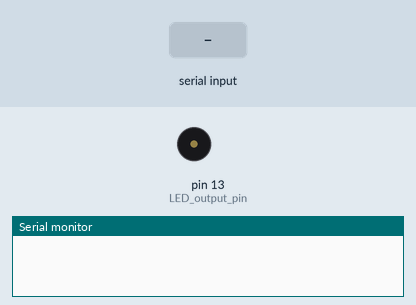
Bench run of a sketch on a simulated Arduino Uno, built with avr-gcc and run on an emulated ATmega328P. Shown: buzzer (waves = sounding), the last lines printed to the serial monitor. The test bench sets the inputs (shaded band).

Above: at 1.2 s.
1.3 s: "90,45\n" received over the second serial link
At 1.43 s:
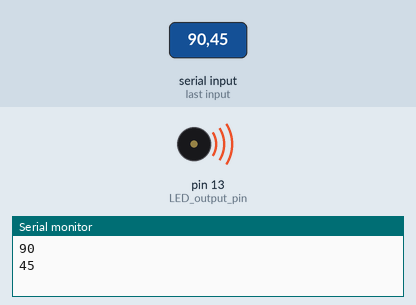
Timing chart, 0 to 4.3 s (numbered marks = the images above; inputs shaded):
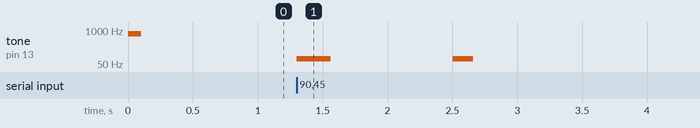

Measured:
- after the input at 1.3 s, tone on pin 13 (LED_output_pin): silent → 80 Hz at once, → silent 0.26 s later, → 80 Hz 0.94 s later, → silent 0.16 s later

The sketch:

mls_slv_ckt_code.ino
```cpp
#include <SoftwareSerial.h>

SoftwareSerial BTSerial(10, 11); // RX, TX pins for HC-05
int sensorVal;

void setup() {
  Serial.begin(9600);
  BTSerial.begin(9600);
  pinMode(8, OUTPUT); // Piezo buzzer output pin
  pinMode(13, OUTPUT); // LED output pin
  tone(8, 360, 50);
  tone(13, 720, 100);
}

void loop() {
  if (BTSerial.available()) {
    sensorVal = BTSerial.parseInt(); // Read sensor value from master over Bluetooth
    Serial.println(sensorVal);

    /*if (sensorVal == 0) {
      noTone(8); // Stop tone on pin 8
    } else {
      tone(13, 80, 160); // Play tone on pin 8
    }*/

    if(sensorVal==0)
    noTone(8);//,18,50);
  else
    digitalWrite(8,1);

  if(sensorVal!=1)
    tone(13,80,160);

    delay(100);
  }
}
```
